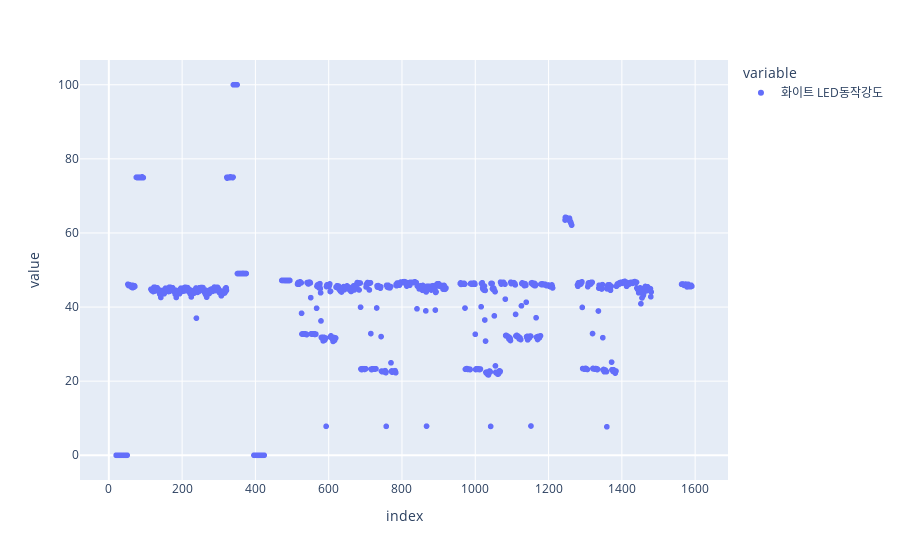
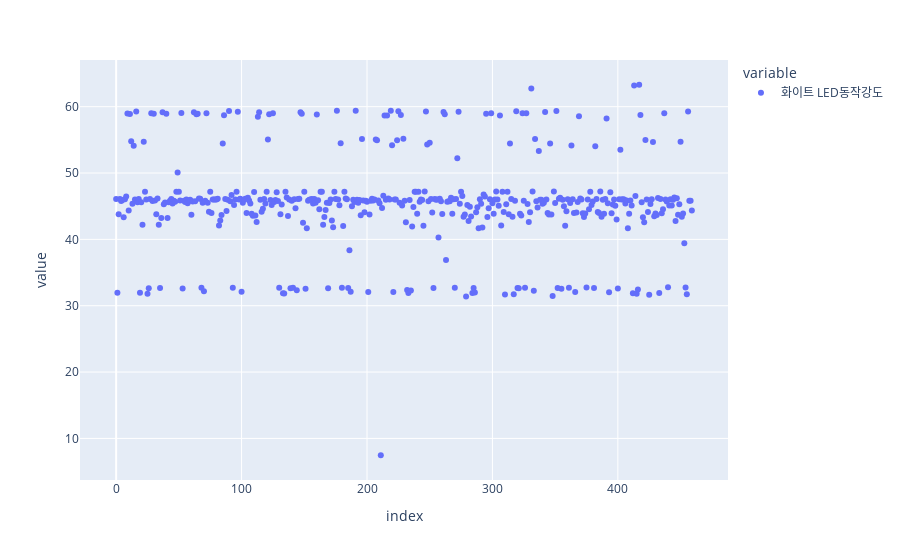
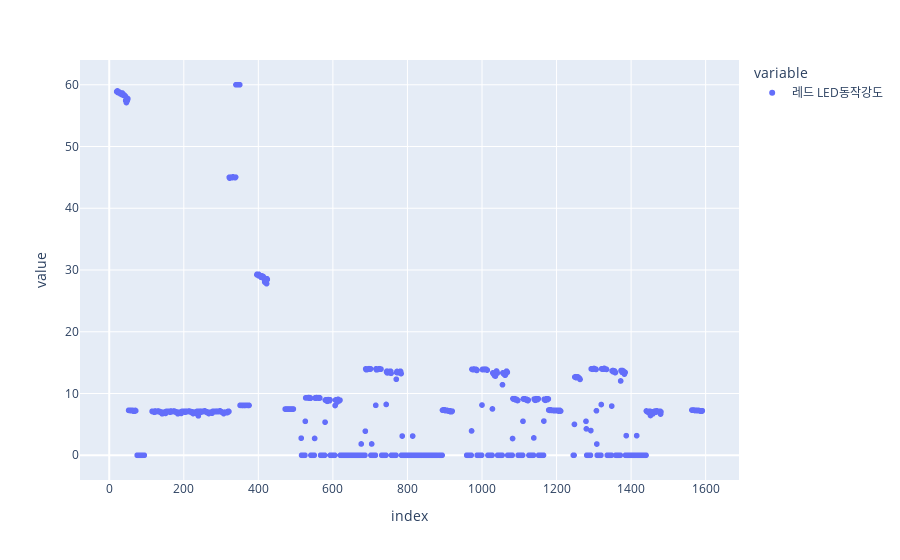
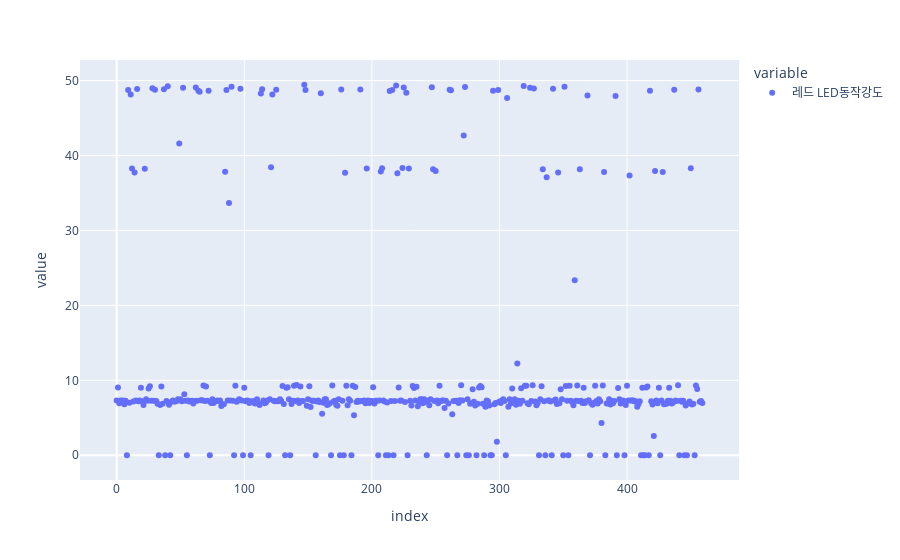

Notebook code for these charts, in order:
### Code cell
CAToutliers = ['CASE01_01','CASE01_02','CASE01_03','CASE01_04','CASE01_05','CASE01_06','CASE01_07',
'CASE01_08','CASE01_09','CASE02_01','CASE02_02','CASE02_03','CASE02_04','CASE02_05','CASE02_06','CASE02_07','CASE02_08','CASE02_09','CASE02_10','CASE02_11']

train_df = train_df[~train_df['이미지'].isin(CAToutliers)]

train_df = train_df[train_df['CO2관측치'] > 0]
train_df = train_df[train_df['최근분무량'] >= 0]

firstfeats = ['내부온도관측치', '외부온도관측치', '내부습도관측치', '외부습도관측치', 'CO2관측치', 'EC관측치','최근분무량']

secondfeats = ['냉방온도', '냉방부하','난방온도', '난방부하', '비율']

thirdfeats = ['화이트 LED동작강도', '레드 LED동작강도', '블루 LED동작강도', '총추정광량', '백색광추정광량', '적색광추정광량', '청색광추정광량']

for feat in thirdfeats:

    fig = px.scatter(train_df[feat], hover_name=train_df["이미지"])
    fig.show()
    fig = px.scatter(test_df[feat], hover_name=test_df["이미지"])
    fig.show()

### Figure 1 — Plotly figure (JSON) as saved in the notebook; plotly's stock layout.template omitted (floating-point values rounded to 4 significant figures; data arrays with more than 128 entries replaced by an {"elided": "..."} marker saying what was removed)
{"data": [{"hovertemplate": "<b>%{hovertext}</b><br><br>variable=화이트 LED동작강도<br>index=%{x}<br>value=%{y}<extra></extra>", "hovertext": {"elided": "1279 str values"}, "legendgroup": "화이트 LED동작강도", "marker": {"color": "#636efa", "symbol": "circle"}, "mode": "markers", "name": "화이트 LED동작강도", "showlegend": true, "type": "scattergl", "x": {"elided": "1279 int values"}, "xaxis": "x", "y": {"elided": "1279 float values"}, "yaxis": "y"}], "layout": {"legend": {"title": {"text": "variable"}, "tracegroupgap": 0}, "margin": {"t": 60}, "xaxis": {"anchor": "y", "domain": [0, 1], "title": {"text": "index"}}, "yaxis": {"anchor": "x", "domain": [0, 1], "title": {"text": "value"}}}}

### Figure 2 — Plotly figure (JSON) as saved in the notebook; plotly's stock layout.template omitted (floating-point values rounded to 4 significant figures; data arrays with more than 128 entries replaced by an {"elided": "..."} marker saying what was removed)
{"data": [{"hovertemplate": "<b>%{hovertext}</b><br><br>variable=화이트 LED동작강도<br>index=%{x}<br>value=%{y}<extra></extra>", "hovertext": {"elided": "460 str values"}, "legendgroup": "화이트 LED동작강도", "marker": {"color": "#636efa", "symbol": "circle"}, "mode": "markers", "name": "화이트 LED동작강도", "orientation": "v", "showlegend": true, "type": "scatter", "x": {"elided": "460 int values"}, "xaxis": "x", "y": {"elided": "460 float values"}, "yaxis": "y"}], "layout": {"legend": {"title": {"text": "variable"}, "tracegroupgap": 0}, "margin": {"t": 60}, "xaxis": {"anchor": "y", "domain": [0, 1], "title": {"text": "index"}}, "yaxis": {"anchor": "x", "domain": [0, 1], "title": {"text": "value"}}}}

### Figure 3 — Plotly figure (JSON) as saved in the notebook; plotly's stock layout.template omitted (floating-point values rounded to 4 significant figures; data arrays with more than 128 entries replaced by an {"elided": "..."} marker saying what was removed)
{"data": [{"hovertemplate": "<b>%{hovertext}</b><br><br>variable=레드 LED동작강도<br>index=%{x}<br>value=%{y}<extra></extra>", "hovertext": {"elided": "1279 str values"}, "legendgroup": "레드 LED동작강도", "marker": {"color": "#636efa", "symbol": "circle"}, "mode": "markers", "name": "레드 LED동작강도", "showlegend": true, "type": "scattergl", "x": {"elided": "1279 int values"}, "xaxis": "x", "y": {"elided": "1279 float values"}, "yaxis": "y"}], "layout": {"legend": {"title": {"text": "variable"}, "tracegroupgap": 0}, "margin": {"t": 60}, "xaxis": {"anchor": "y", "domain": [0, 1], "title": {"text": "index"}}, "yaxis": {"anchor": "x", "domain": [0, 1], "title": {"text": "value"}}}}

### Figure 4 — Plotly figure (JSON) as saved in the notebook; plotly's stock layout.template omitted (floating-point values rounded to 4 significant figures; data arrays with more than 128 entries replaced by an {"elided": "..."} marker saying what was removed)
{"data": [{"hovertemplate": "<b>%{hovertext}</b><br><br>variable=레드 LED동작강도<br>index=%{x}<br>value=%{y}<extra></extra>", "hovertext": {"elided": "460 str values"}, "legendgroup": "레드 LED동작강도", "marker": {"color": "#636efa", "symbol": "circle"}, "mode": "markers", "name": "레드 LED동작강도", "orientation": "v", "showlegend": true, "type": "scatter", "x": {"elided": "460 int values"}, "xaxis": "x", "y": {"elided": "460 float values"}, "yaxis": "y"}], "layout": {"legend": {"title": {"text": "variable"}, "tracegroupgap": 0}, "margin": {"t": 60}, "xaxis": {"anchor": "y", "domain": [0, 1], "title": {"text": "index"}}, "yaxis": {"anchor": "x", "domain": [0, 1], "title": {"text": "value"}}}}
